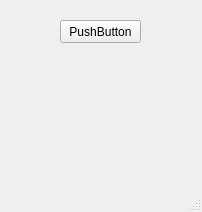
<?xml version="1.0" encoding="UTF-8"?>
<ui version="4.0">
 <class>MainWindow</class>
 <widget class="QMainWindow" name="MainWindow">
  <property name="geometry">
   <rect>
    <x>0</x>
    <y>0</y>
    <width>202</width>
    <height>212</height>
   </rect>
  </property>
  <property name="windowTitle">
   <string>MainWindow</string>
  </property>
  <widget class="QWidget" name="centralwidget">
   <widget class="QPushButton" name="pushButton">
    <property name="geometry">
     <rect>
      <x>60</x>
      <y>20</y>
      <width>81</width>
      <height>23</height>
     </rect>
    </property>
    <property name="text">
     <string>PushButton</string>
    </property>
   </widget>
  </widget>
  <widget class="QMenuBar" name="menubar">
   <property name="geometry">
    <rect>
     <x>0</x>
     <y>0</y>
     <width>202</width>
     <height>21</height>
    </rect>
   </property>
  </widget>
  <widget class="QStatusBar" name="statusbar"/>
 </widget>
 <resources/>
 <connections/>
</ui>
